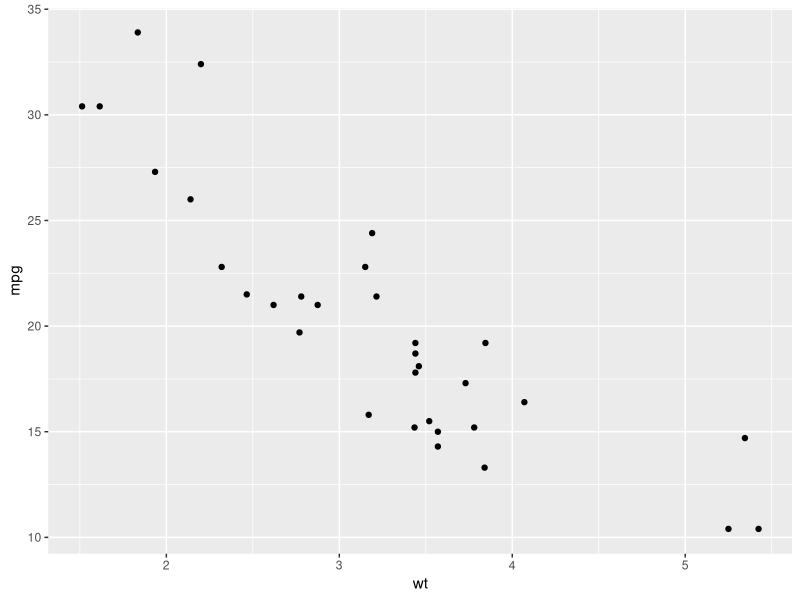
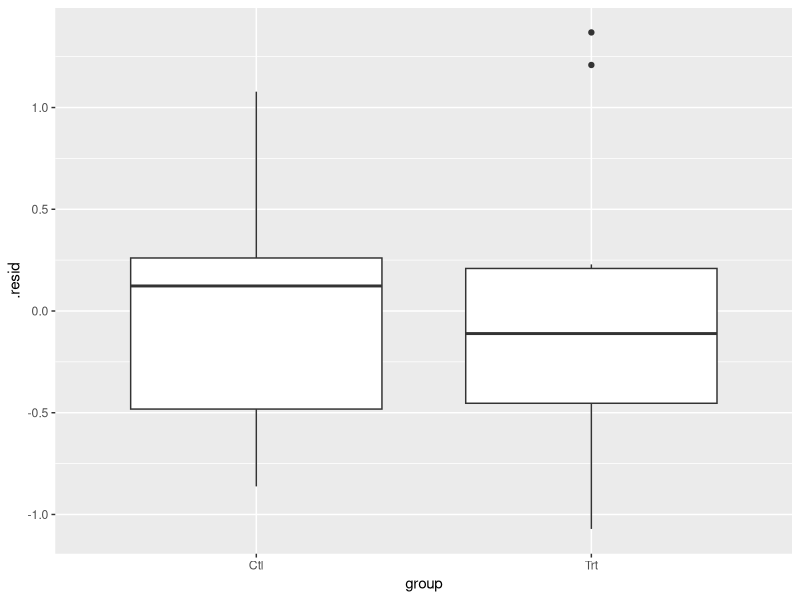
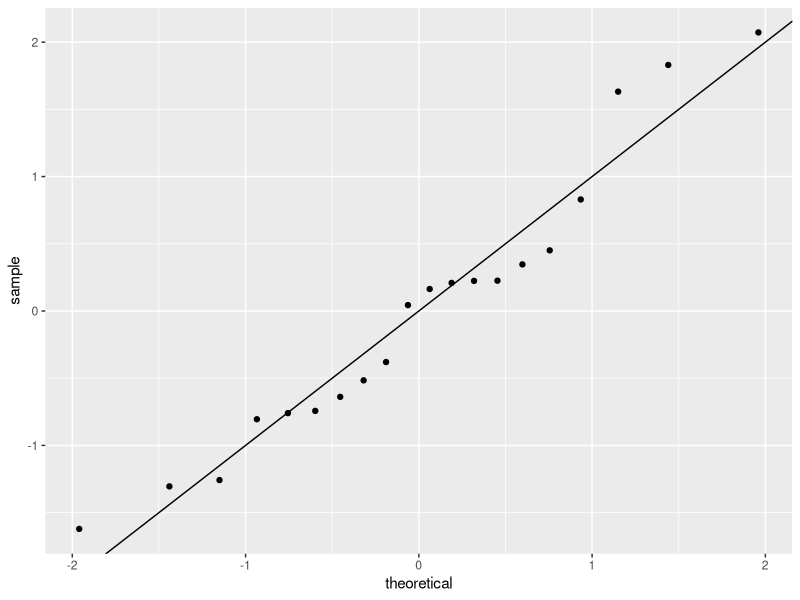

The R source for these figures, in order:
## ---- chunk 1
library(ggplot2)
ggplot(mtcars, aes(wt, mpg)) + geom_point()
## ---- chunk 2
ctl <- c(4.17,5.58,5.18,6.11,4.50,4.61,5.17,4.53,5.33,5.14)
trt <- c(4.81,4.17,4.41,3.59,5.87,3.83,6.03,4.89,4.32,4.69)
group <- gl(2, 10, 20, labels = c("Ctl","Trt"))
weight <- c(ctl, trt)
lm.D9 <- lm(weight ~ group)

anova(lm.D9)
summary(lm.D9)
## ---- chunk 3
library(ggplot2)
ggplot(lm.D9, aes(x = group, y = .resid)) + geom_boxplot()
## ---- chunk 4
ggplot(lm.D9, aes(sample = .stdresid)) + stat_qq() + geom_abline()
## ---- chunk 5
        readData <- function(n = 10){
          rnorm(n)
        }
## ---- chunk 6
        featureA <- function(n = 20){
          mean(readData(n))
        }
## ---- chunk 7
        readData <- function(n = 10, sd = 1){
          rnorm(n, sd = sd)
        }
## ---- chunk 8
        featureA <- function(n = 20){
          mean(readData(n = n, sd = 1))
        }
## ---- chunk 9
        featureB <- function(n = 20, sd = 5){
          max(readData(n = n, sd = sd))
        }
## ---- chunk 10
        readData <- function(n = 10, mean = 0){
          rnorm(n = n, mean = mean)
        }
## ---- chunk 11
        featureA <- function(n = 20){
          mean(readData(n = n, mean = 0))
        }
## ---- chunk 12
        featureC <- function(n = 20, mean = 10){
          min(readData(n = n, mean = mean))
        }
## ---- chunk 13
        readData <- function(n = 10, mean = 0, sd = 1){
          rnorm(n = n, mean = mean, sd = sd)
        }
## ---- chunk 14
        featureA <- function(n = 20){
          mean(readData(n = n, mean = 0, sd = 1))
        }
## ---- chunk 15
        featureB <- function(n = 20, sd = 5){
          max(readData(n = n, mean = 1, sd = sd))
        }
## ---- chunk 16
        featureC <- function(n = 20, mean = 10){
          min(readData(n = n, mean = mean, sd = 0))
        }
